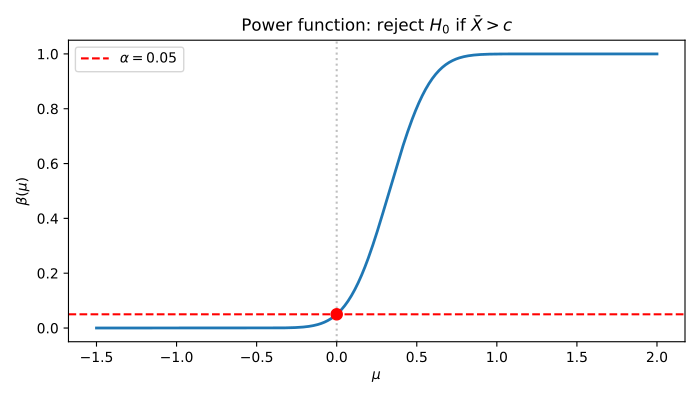

Python code for this plot:
import numpy as np
import matplotlib.pyplot as plt
from scipy.stats import norm

n = 25
sigma = 1
alpha = 0.05
c = sigma * norm.ppf(1 - alpha) / np.sqrt(n)

mu = np.linspace(-1.5, 2, 500)
beta = 1 - norm.cdf(np.sqrt(n) * (c - mu) / sigma)

fig, ax = plt.subplots(figsize=(7, 4))
ax.plot(mu, beta, linewidth=2)
ax.axhline(y=alpha, color="r", linestyle="--", label=rf"$\alpha = {alpha}$")
ax.axvline(x=0, color="gray", linestyle=":", alpha=0.5)
ax.plot(0, alpha, "ro", markersize=8)
ax.set_xlabel(r"$\mu$")
ax.set_ylabel(r"$\beta(\mu)$")
ax.set_title(r"Power function: reject $H_0$ if $\bar{X} > c$")
ax.legend()
fig.tight_layout()

plt.savefig("10.1.pdf")
